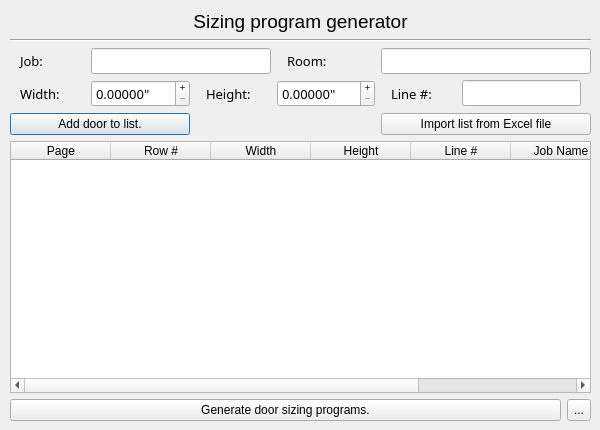
<?xml version="1.0" encoding="UTF-8"?>
<ui version="4.0">
 <class>Dialog</class>
 <widget class="QDialog" name="Dialog">
  <property name="windowModality">
   <enum>Qt::WindowModal</enum>
  </property>
  <property name="geometry">
   <rect>
    <x>0</x>
    <y>0</y>
    <width>600</width>
    <height>430</height>
   </rect>
  </property>
  <property name="sizePolicy">
   <sizepolicy hsizetype="Fixed" vsizetype="Fixed">
    <horstretch>0</horstretch>
    <verstretch>0</verstretch>
   </sizepolicy>
  </property>
  <property name="windowTitle">
   <string>Homestead Sizing App</string>
  </property>
  <property name="windowIcon">
   <iconset>
    <normaloff>icon.ico</normaloff>icon.ico</iconset>
  </property>
  <property name="sizeGripEnabled">
   <bool>false</bool>
  </property>
  <property name="modal">
   <bool>true</bool>
  </property>
  <widget class="QWidget" name="gridLayoutWidget">
   <property name="geometry">
    <rect>
     <x>10</x>
     <y>10</y>
     <width>581</width>
     <height>411</height>
    </rect>
   </property>
   <layout class="QGridLayout" name="gridLayout">
    <item row="4" column="4">
     <widget class="QLabel" name="label_3">
      <property name="sizePolicy">
       <sizepolicy hsizetype="Fixed" vsizetype="Preferred">
        <horstretch>0</horstretch>
        <verstretch>0</verstretch>
       </sizepolicy>
      </property>
      <property name="minimumSize">
       <size>
        <width>75</width>
        <height>0</height>
       </size>
      </property>
      <property name="font">
       <font>
        <family>MS Reference Sans Serif</family>
        <pointsize>10</pointsize>
       </font>
      </property>
      <property name="text">
       <string>Line #:</string>
      </property>
      <property name="alignment">
       <set>Qt::AlignLeading|Qt::AlignLeft|Qt::AlignVCenter</set>
      </property>
      <property name="margin">
       <number>0</number>
      </property>
      <property name="indent">
       <number>10</number>
      </property>
     </widget>
    </item>
    <item row="6" column="0" colspan="2">
     <widget class="QPushButton" name="addButton">
      <property name="text">
       <string>Add door to list.</string>
      </property>
     </widget>
    </item>
    <item row="4" column="1">
     <widget class="QDoubleSpinBox" name="widthBox">
      <property name="sizePolicy">
       <sizepolicy hsizetype="Preferred" vsizetype="Fixed">
        <horstretch>0</horstretch>
        <verstretch>0</verstretch>
       </sizepolicy>
      </property>
      <property name="minimumSize">
       <size>
        <width>0</width>
        <height>0</height>
       </size>
      </property>
      <property name="font">
       <font>
        <family>MS Reference Sans Serif</family>
        <pointsize>10</pointsize>
       </font>
      </property>
      <property name="buttonSymbols">
       <enum>QAbstractSpinBox::PlusMinus</enum>
      </property>
      <property name="prefix">
       <string/>
      </property>
      <property name="suffix">
       <string>&quot;</string>
      </property>
      <property name="decimals">
       <number>5</number>
      </property>
      <property name="singleStep">
       <double>0.031250000000000</double>
      </property>
     </widget>
    </item>
    <item row="8" column="0" colspan="6">
     <widget class="QPushButton" name="genButton">
      <property name="text">
       <string>Generate door sizing programs.</string>
      </property>
     </widget>
    </item>
    <item row="4" column="0">
     <widget class="QLabel" name="label">
      <property name="sizePolicy">
       <sizepolicy hsizetype="Fixed" vsizetype="Preferred">
        <horstretch>0</horstretch>
        <verstretch>0</verstretch>
       </sizepolicy>
      </property>
      <property name="minimumSize">
       <size>
        <width>75</width>
        <height>0</height>
       </size>
      </property>
      <property name="font">
       <font>
        <family>MS Reference Sans Serif</family>
        <pointsize>10</pointsize>
       </font>
      </property>
      <property name="text">
       <string>Width:</string>
      </property>
      <property name="alignment">
       <set>Qt::AlignLeading|Qt::AlignLeft|Qt::AlignVCenter</set>
      </property>
      <property name="margin">
       <number>0</number>
      </property>
      <property name="indent">
       <number>10</number>
      </property>
     </widget>
    </item>
    <item row="4" column="3">
     <widget class="QDoubleSpinBox" name="heightBox">
      <property name="sizePolicy">
       <sizepolicy hsizetype="Preferred" vsizetype="Fixed">
        <horstretch>0</horstretch>
        <verstretch>0</verstretch>
       </sizepolicy>
      </property>
      <property name="font">
       <font>
        <family>MS Reference Sans Serif</family>
        <pointsize>10</pointsize>
        <weight>50</weight>
        <bold>false</bold>
       </font>
      </property>
      <property name="buttonSymbols">
       <enum>QAbstractSpinBox::PlusMinus</enum>
      </property>
      <property name="suffix">
       <string>&quot;</string>
      </property>
      <property name="decimals">
       <number>5</number>
      </property>
      <property name="singleStep">
       <double>0.031250000000000</double>
      </property>
     </widget>
    </item>
    <item row="2" column="3">
     <widget class="QLabel" name="label_6">
      <property name="font">
       <font>
        <family>MS Reference Sans Serif</family>
        <pointsize>10</pointsize>
       </font>
      </property>
      <property name="text">
       <string>Room: </string>
      </property>
      <property name="alignment">
       <set>Qt::AlignLeading|Qt::AlignLeft|Qt::AlignVCenter</set>
      </property>
      <property name="margin">
       <number>0</number>
      </property>
      <property name="indent">
       <number>10</number>
      </property>
     </widget>
    </item>
    <item row="2" column="0">
     <widget class="QLabel" name="label_5">
      <property name="font">
       <font>
        <family>MS Reference Sans Serif</family>
        <pointsize>10</pointsize>
       </font>
      </property>
      <property name="text">
       <string>Job: </string>
      </property>
      <property name="alignment">
       <set>Qt::AlignLeading|Qt::AlignLeft|Qt::AlignVCenter</set>
      </property>
      <property name="margin">
       <number>0</number>
      </property>
      <property name="indent">
       <number>10</number>
      </property>
     </widget>
    </item>
    <item row="2" column="1" colspan="2">
     <widget class="QLineEdit" name="jobNameEdit">
      <property name="font">
       <font>
        <family>MS Reference Sans Serif</family>
        <pointsize>10</pointsize>
       </font>
      </property>
     </widget>
    </item>
    <item row="4" column="2">
     <widget class="QLabel" name="label_2">
      <property name="sizePolicy">
       <sizepolicy hsizetype="Fixed" vsizetype="Preferred">
        <horstretch>0</horstretch>
        <verstretch>0</verstretch>
       </sizepolicy>
      </property>
      <property name="minimumSize">
       <size>
        <width>75</width>
        <height>0</height>
       </size>
      </property>
      <property name="font">
       <font>
        <family>MS Reference Sans Serif</family>
        <pointsize>10</pointsize>
       </font>
      </property>
      <property name="text">
       <string>Height:</string>
      </property>
      <property name="alignment">
       <set>Qt::AlignLeading|Qt::AlignLeft|Qt::AlignVCenter</set>
      </property>
      <property name="margin">
       <number>0</number>
      </property>
      <property name="indent">
       <number>10</number>
      </property>
     </widget>
    </item>
    <item row="8" column="6">
     <widget class="QToolButton" name="configButton">
      <property name="minimumSize">
       <size>
        <width>0</width>
        <height>22</height>
       </size>
      </property>
      <property name="toolTip">
       <string>Configure Application</string>
      </property>
      <property name="text">
       <string>...</string>
      </property>
     </widget>
    </item>
    <item row="7" column="0" colspan="7">
     <widget class="QTableWidget" name="doorList">
      <property name="selectionBehavior">
       <enum>QAbstractItemView::SelectRows</enum>
      </property>
      <attribute name="horizontalHeaderStretchLastSection">
       <bool>true</bool>
      </attribute>
      <attribute name="verticalHeaderVisible">
       <bool>false</bool>
      </attribute>
      <column>
       <property name="text">
        <string>Page</string>
       </property>
      </column>
      <column>
       <property name="text">
        <string>Row #</string>
       </property>
      </column>
      <column>
       <property name="text">
        <string>Width</string>
       </property>
      </column>
      <column>
       <property name="text">
        <string>Height</string>
       </property>
      </column>
      <column>
       <property name="text">
        <string>Line #</string>
       </property>
      </column>
      <column>
       <property name="text">
        <string>Job Name</string>
       </property>
      </column>
      <column>
       <property name="text">
        <string>Tool #</string>
       </property>
      </column>
     </widget>
    </item>
    <item row="6" column="4" colspan="3">
     <widget class="QPushButton" name="importButton">
      <property name="toolTip">
       <string>Import a sizing list from an excel file. </string>
      </property>
      <property name="text">
       <string>Import list from Excel file</string>
      </property>
      <property name="flat">
       <bool>false</bool>
      </property>
     </widget>
    </item>
    <item row="1" column="0" colspan="7">
     <widget class="Line" name="line">
      <property name="orientation">
       <enum>Qt::Horizontal</enum>
      </property>
     </widget>
    </item>
    <item row="0" column="0" colspan="7">
     <widget class="QLabel" name="title">
      <property name="font">
       <font>
        <family>Tahoma</family>
        <pointsize>14</pointsize>
        <weight>50</weight>
        <bold>false</bold>
       </font>
      </property>
      <property name="text">
       <string>Sizing program generator</string>
      </property>
      <property name="scaledContents">
       <bool>false</bool>
      </property>
      <property name="alignment">
       <set>Qt::AlignCenter</set>
      </property>
     </widget>
    </item>
    <item row="4" column="5" colspan="2">
     <widget class="QLineEdit" name="itemNumBox">
      <property name="sizePolicy">
       <sizepolicy hsizetype="Fixed" vsizetype="Fixed">
        <horstretch>0</horstretch>
        <verstretch>0</verstretch>
       </sizepolicy>
      </property>
      <property name="minimumSize">
       <size>
        <width>40</width>
        <height>0</height>
       </size>
      </property>
      <property name="maximumSize">
       <size>
        <width>119</width>
        <height>16777215</height>
       </size>
      </property>
      <property name="font">
       <font>
        <family>MS Reference Sans Serif</family>
        <pointsize>10</pointsize>
       </font>
      </property>
     </widget>
    </item>
    <item row="2" column="4" colspan="3">
     <widget class="QLineEdit" name="roomNameEdit">
      <property name="font">
       <font>
        <family>MS Reference Sans Serif</family>
        <pointsize>10</pointsize>
       </font>
      </property>
     </widget>
    </item>
   </layout>
  </widget>
 </widget>
 <tabstops>
  <tabstop>jobNameEdit</tabstop>
  <tabstop>roomNameEdit</tabstop>
  <tabstop>widthBox</tabstop>
  <tabstop>heightBox</tabstop>
  <tabstop>itemNumBox</tabstop>
  <tabstop>addButton</tabstop>
  <tabstop>importButton</tabstop>
  <tabstop>doorList</tabstop>
  <tabstop>genButton</tabstop>
 </tabstops>
 <resources/>
 <connections/>
</ui>
